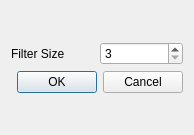
<?xml version="1.0" encoding="UTF-8"?>
<ui version="4.0">
 <class>DialogMaximumFilter</class>
 <widget class="QDialog" name="DialogMaximumFilter">
  <property name="geometry">
   <rect>
    <x>0</x>
    <y>0</y>
    <width>194</width>
    <height>135</height>
   </rect>
  </property>
  <property name="windowTitle">
   <string>Maxmum Filter Setting</string>
  </property>
  <layout class="QVBoxLayout" name="verticalLayout">
   <item>
    <layout class="QGridLayout" name="gridLayout">
     <item row="0" column="0">
      <widget class="QLabel" name="label">
       <property name="text">
        <string>Filter Size</string>
       </property>
      </widget>
     </item>
     <item row="0" column="1">
      <widget class="QSpinBox" name="spinBoxFilterSize">
       <property name="minimum">
        <number>3</number>
       </property>
       <property name="maximum">
        <number>11</number>
       </property>
       <property name="singleStep">
        <number>2</number>
       </property>
      </widget>
     </item>
     <item row="1" column="0" colspan="2">
      <widget class="QDialogButtonBox" name="buttonBox">
       <property name="orientation">
        <enum>Qt::Horizontal</enum>
       </property>
       <property name="standardButtons">
        <set>QDialogButtonBox::Cancel|QDialogButtonBox::Ok</set>
       </property>
      </widget>
     </item>
    </layout>
   </item>
  </layout>
 </widget>
 <resources/>
 <connections>
  <connection>
   <sender>buttonBox</sender>
   <signal>accepted()</signal>
   <receiver>DialogMaximumFilter</receiver>
   <slot>accept()</slot>
   <hints>
    <hint type="sourcelabel">
     <x>248</x>
     <y>254</y>
    </hint>
    <hint type="destinationlabel">
     <x>157</x>
     <y>274</y>
    </hint>
   </hints>
  </connection>
  <connection>
   <sender>buttonBox</sender>
   <signal>rejected()</signal>
   <receiver>DialogMaximumFilter</receiver>
   <slot>reject()</slot>
   <hints>
    <hint type="sourcelabel">
     <x>316</x>
     <y>260</y>
    </hint>
    <hint type="destinationlabel">
     <x>286</x>
     <y>274</y>
    </hint>
   </hints>
  </connection>
 </connections>
</ui>
